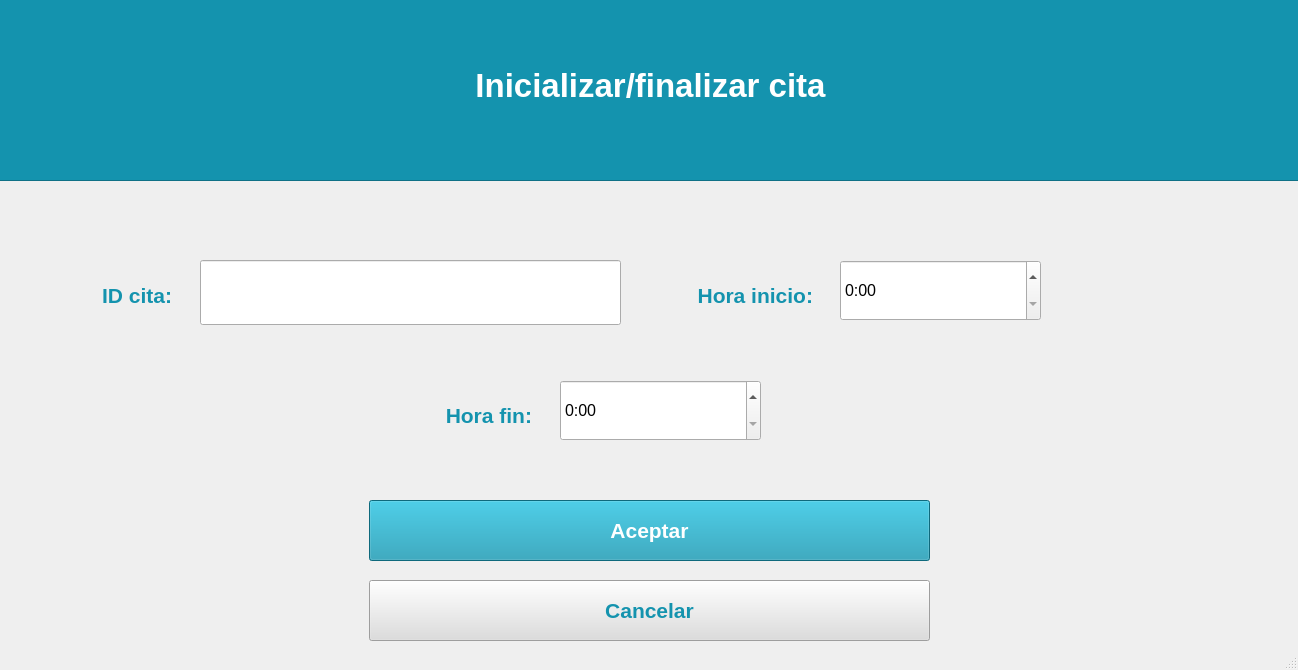
<?xml version="1.0" encoding="UTF-8"?>
<ui version="4.0">
 <class>Aceptar</class>
 <widget class="QMainWindow" name="Aceptar">
  <property name="geometry">
   <rect>
    <x>0</x>
    <y>0</y>
    <width>1298</width>
    <height>670</height>
   </rect>
  </property>
  <property name="minimumSize">
   <size>
    <width>1298</width>
    <height>670</height>
   </size>
  </property>
  <property name="maximumSize">
   <size>
    <width>1298</width>
    <height>670</height>
   </size>
  </property>
  <property name="windowTitle">
   <string>MainWindow</string>
  </property>
  <widget class="QWidget" name="centralwidget">
   <widget class="QPushButton" name="pushButton_11">
    <property name="geometry">
     <rect>
      <x>369</x>
      <y>500</y>
      <width>561</width>
      <height>61</height>
     </rect>
    </property>
    <property name="palette">
     <palette>
      <active>
       <colorrole role="WindowText">
        <brush brushstyle="SolidPattern">
         <color alpha="255">
          <red>255</red>
          <green>255</green>
          <blue>255</blue>
         </color>
        </brush>
       </colorrole>
       <colorrole role="Button">
        <brush brushstyle="SolidPattern">
         <color alpha="255">
          <red>20</red>
          <green>147</green>
          <blue>174</blue>
         </color>
        </brush>
       </colorrole>
       <colorrole role="ButtonText">
        <brush brushstyle="SolidPattern">
         <color alpha="255">
          <red>255</red>
          <green>255</green>
          <blue>255</blue>
         </color>
        </brush>
       </colorrole>
       <colorrole role="Base">
        <brush brushstyle="SolidPattern">
         <color alpha="255">
          <red>20</red>
          <green>147</green>
          <blue>174</blue>
         </color>
        </brush>
       </colorrole>
       <colorrole role="Window">
        <brush brushstyle="SolidPattern">
         <color alpha="255">
          <red>20</red>
          <green>147</green>
          <blue>174</blue>
         </color>
        </brush>
       </colorrole>
      </active>
      <inactive>
       <colorrole role="WindowText">
        <brush brushstyle="SolidPattern">
         <color alpha="255">
          <red>255</red>
          <green>255</green>
          <blue>255</blue>
         </color>
        </brush>
       </colorrole>
       <colorrole role="Button">
        <brush brushstyle="SolidPattern">
         <color alpha="255">
          <red>20</red>
          <green>147</green>
          <blue>174</blue>
         </color>
        </brush>
       </colorrole>
       <colorrole role="ButtonText">
        <brush brushstyle="SolidPattern">
         <color alpha="255">
          <red>255</red>
          <green>255</green>
          <blue>255</blue>
         </color>
        </brush>
       </colorrole>
       <colorrole role="Base">
        <brush brushstyle="SolidPattern">
         <color alpha="255">
          <red>20</red>
          <green>147</green>
          <blue>174</blue>
         </color>
        </brush>
       </colorrole>
       <colorrole role="Window">
        <brush brushstyle="SolidPattern">
         <color alpha="255">
          <red>20</red>
          <green>147</green>
          <blue>174</blue>
         </color>
        </brush>
       </colorrole>
      </inactive>
      <disabled>
       <colorrole role="WindowText">
        <brush brushstyle="SolidPattern">
         <color alpha="255">
          <red>120</red>
          <green>120</green>
          <blue>120</blue>
         </color>
        </brush>
       </colorrole>
       <colorrole role="Button">
        <brush brushstyle="SolidPattern">
         <color alpha="255">
          <red>20</red>
          <green>147</green>
          <blue>174</blue>
         </color>
        </brush>
       </colorrole>
       <colorrole role="ButtonText">
        <brush brushstyle="SolidPattern">
         <color alpha="255">
          <red>120</red>
          <green>120</green>
          <blue>120</blue>
         </color>
        </brush>
       </colorrole>
       <colorrole role="Base">
        <brush brushstyle="SolidPattern">
         <color alpha="255">
          <red>20</red>
          <green>147</green>
          <blue>174</blue>
         </color>
        </brush>
       </colorrole>
       <colorrole role="Window">
        <brush brushstyle="SolidPattern">
         <color alpha="255">
          <red>20</red>
          <green>147</green>
          <blue>174</blue>
         </color>
        </brush>
       </colorrole>
      </disabled>
     </palette>
    </property>
    <property name="font">
     <font>
      <pointsize>16</pointsize>
      <weight>75</weight>
      <italic>false</italic>
      <bold>true</bold>
      <underline>false</underline>
      <strikeout>false</strikeout>
     </font>
    </property>
    <property name="styleSheet">
     <string notr="true">background-color: rgb(20, 147, 174)</string>
    </property>
    <property name="text">
     <string>Aceptar</string>
    </property>
   </widget>
   <widget class="QPushButton" name="Cancelar">
    <property name="geometry">
     <rect>
      <x>369</x>
      <y>580</y>
      <width>561</width>
      <height>61</height>
     </rect>
    </property>
    <property name="palette">
     <palette>
      <active>
       <colorrole role="Button">
        <brush brushstyle="SolidPattern">
         <color alpha="255">
          <red>221</red>
          <green>221</green>
          <blue>221</blue>
         </color>
        </brush>
       </colorrole>
       <colorrole role="ButtonText">
        <brush brushstyle="SolidPattern">
         <color alpha="255">
          <red>20</red>
          <green>147</green>
          <blue>174</blue>
         </color>
        </brush>
       </colorrole>
       <colorrole role="Base">
        <brush brushstyle="SolidPattern">
         <color alpha="255">
          <red>221</red>
          <green>221</green>
          <blue>221</blue>
         </color>
        </brush>
       </colorrole>
       <colorrole role="Window">
        <brush brushstyle="SolidPattern">
         <color alpha="255">
          <red>221</red>
          <green>221</green>
          <blue>221</blue>
         </color>
        </brush>
       </colorrole>
      </active>
      <inactive>
       <colorrole role="Button">
        <brush brushstyle="SolidPattern">
         <color alpha="255">
          <red>221</red>
          <green>221</green>
          <blue>221</blue>
         </color>
        </brush>
       </colorrole>
       <colorrole role="ButtonText">
        <brush brushstyle="SolidPattern">
         <color alpha="255">
          <red>20</red>
          <green>147</green>
          <blue>174</blue>
         </color>
        </brush>
       </colorrole>
       <colorrole role="Base">
        <brush brushstyle="SolidPattern">
         <color alpha="255">
          <red>221</red>
          <green>221</green>
          <blue>221</blue>
         </color>
        </brush>
       </colorrole>
       <colorrole role="Window">
        <brush brushstyle="SolidPattern">
         <color alpha="255">
          <red>221</red>
          <green>221</green>
          <blue>221</blue>
         </color>
        </brush>
       </colorrole>
      </inactive>
      <disabled>
       <colorrole role="Button">
        <brush brushstyle="SolidPattern">
         <color alpha="255">
          <red>221</red>
          <green>221</green>
          <blue>221</blue>
         </color>
        </brush>
       </colorrole>
       <colorrole role="ButtonText">
        <brush brushstyle="SolidPattern">
         <color alpha="255">
          <red>120</red>
          <green>120</green>
          <blue>120</blue>
         </color>
        </brush>
       </colorrole>
       <colorrole role="Base">
        <brush brushstyle="SolidPattern">
         <color alpha="255">
          <red>221</red>
          <green>221</green>
          <blue>221</blue>
         </color>
        </brush>
       </colorrole>
       <colorrole role="Window">
        <brush brushstyle="SolidPattern">
         <color alpha="255">
          <red>221</red>
          <green>221</green>
          <blue>221</blue>
         </color>
        </brush>
       </colorrole>
      </disabled>
     </palette>
    </property>
    <property name="font">
     <font>
      <pointsize>16</pointsize>
      <weight>75</weight>
      <bold>true</bold>
     </font>
    </property>
    <property name="styleSheet">
     <string notr="true">background-color: rgb(221, 221, 221);</string>
    </property>
    <property name="text">
     <string>Cancelar</string>
    </property>
   </widget>
   <widget class="QLabel" name="label_2">
    <property name="geometry">
     <rect>
      <x>1</x>
      <y>255</y>
      <width>171</width>
      <height>81</height>
     </rect>
    </property>
    <property name="palette">
     <palette>
      <active>
       <colorrole role="WindowText">
        <brush brushstyle="SolidPattern">
         <color alpha="255">
          <red>20</red>
          <green>147</green>
          <blue>174</blue>
         </color>
        </brush>
       </colorrole>
      </active>
      <inactive>
       <colorrole role="WindowText">
        <brush brushstyle="SolidPattern">
         <color alpha="255">
          <red>20</red>
          <green>147</green>
          <blue>174</blue>
         </color>
        </brush>
       </colorrole>
      </inactive>
      <disabled>
       <colorrole role="WindowText">
        <brush brushstyle="SolidPattern">
         <color alpha="255">
          <red>120</red>
          <green>120</green>
          <blue>120</blue>
         </color>
        </brush>
       </colorrole>
      </disabled>
     </palette>
    </property>
    <property name="font">
     <font>
      <pointsize>16</pointsize>
      <weight>75</weight>
      <bold>true</bold>
     </font>
    </property>
    <property name="text">
     <string>ID cita:</string>
    </property>
    <property name="alignment">
     <set>Qt::AlignRight|Qt::AlignTrailing|Qt::AlignVCenter</set>
    </property>
   </widget>
   <widget class="QLabel" name="label_3">
    <property name="geometry">
     <rect>
      <x>642</x>
      <y>255</y>
      <width>171</width>
      <height>81</height>
     </rect>
    </property>
    <property name="palette">
     <palette>
      <active>
       <colorrole role="WindowText">
        <brush brushstyle="SolidPattern">
         <color alpha="255">
          <red>20</red>
          <green>147</green>
          <blue>174</blue>
         </color>
        </brush>
       </colorrole>
      </active>
      <inactive>
       <colorrole role="WindowText">
        <brush brushstyle="SolidPattern">
         <color alpha="255">
          <red>20</red>
          <green>147</green>
          <blue>174</blue>
         </color>
        </brush>
       </colorrole>
      </inactive>
      <disabled>
       <colorrole role="WindowText">
        <brush brushstyle="SolidPattern">
         <color alpha="255">
          <red>120</red>
          <green>120</green>
          <blue>120</blue>
         </color>
        </brush>
       </colorrole>
      </disabled>
     </palette>
    </property>
    <property name="font">
     <font>
      <pointsize>16</pointsize>
      <weight>75</weight>
      <bold>true</bold>
     </font>
    </property>
    <property name="text">
     <string>Hora inicio:</string>
    </property>
    <property name="alignment">
     <set>Qt::AlignRight|Qt::AlignTrailing|Qt::AlignVCenter</set>
    </property>
   </widget>
   <widget class="QFrame" name="frame">
    <property name="geometry">
     <rect>
      <x>-130</x>
      <y>-20</y>
      <width>1621</width>
      <height>201</height>
     </rect>
    </property>
    <property name="styleSheet">
     <string notr="true">background-color: rgb(20, 147, 174);</string>
    </property>
    <property name="frameShape">
     <enum>QFrame::StyledPanel</enum>
    </property>
    <property name="frameShadow">
     <enum>QFrame::Raised</enum>
    </property>
    <widget class="QLabel" name="label_15">
     <property name="geometry">
      <rect>
       <x>505</x>
       <y>70</y>
       <width>551</width>
       <height>71</height>
      </rect>
     </property>
     <property name="palette">
      <palette>
       <active>
        <colorrole role="WindowText">
         <brush brushstyle="SolidPattern">
          <color alpha="255">
           <red>255</red>
           <green>255</green>
           <blue>255</blue>
          </color>
         </brush>
        </colorrole>
        <colorrole role="Button">
         <brush brushstyle="SolidPattern">
          <color alpha="255">
           <red>20</red>
           <green>147</green>
           <blue>174</blue>
          </color>
         </brush>
        </colorrole>
        <colorrole role="Base">
         <brush brushstyle="SolidPattern">
          <color alpha="255">
           <red>20</red>
           <green>147</green>
           <blue>174</blue>
          </color>
         </brush>
        </colorrole>
        <colorrole role="Window">
         <brush brushstyle="SolidPattern">
          <color alpha="255">
           <red>20</red>
           <green>147</green>
           <blue>174</blue>
          </color>
         </brush>
        </colorrole>
       </active>
       <inactive>
        <colorrole role="WindowText">
         <brush brushstyle="SolidPattern">
          <color alpha="255">
           <red>255</red>
           <green>255</green>
           <blue>255</blue>
          </color>
         </brush>
        </colorrole>
        <colorrole role="Button">
         <brush brushstyle="SolidPattern">
          <color alpha="255">
           <red>20</red>
           <green>147</green>
           <blue>174</blue>
          </color>
         </brush>
        </colorrole>
        <colorrole role="Base">
         <brush brushstyle="SolidPattern">
          <color alpha="255">
           <red>20</red>
           <green>147</green>
           <blue>174</blue>
          </color>
         </brush>
        </colorrole>
        <colorrole role="Window">
         <brush brushstyle="SolidPattern">
          <color alpha="255">
           <red>20</red>
           <green>147</green>
           <blue>174</blue>
          </color>
         </brush>
        </colorrole>
       </inactive>
       <disabled>
        <colorrole role="WindowText">
         <brush brushstyle="SolidPattern">
          <color alpha="255">
           <red>120</red>
           <green>120</green>
           <blue>120</blue>
          </color>
         </brush>
        </colorrole>
        <colorrole role="Button">
         <brush brushstyle="SolidPattern">
          <color alpha="255">
           <red>20</red>
           <green>147</green>
           <blue>174</blue>
          </color>
         </brush>
        </colorrole>
        <colorrole role="Base">
         <brush brushstyle="SolidPattern">
          <color alpha="255">
           <red>20</red>
           <green>147</green>
           <blue>174</blue>
          </color>
         </brush>
        </colorrole>
        <colorrole role="Window">
         <brush brushstyle="SolidPattern">
          <color alpha="255">
           <red>20</red>
           <green>147</green>
           <blue>174</blue>
          </color>
         </brush>
        </colorrole>
       </disabled>
      </palette>
     </property>
     <property name="font">
      <font>
       <pointsize>25</pointsize>
       <weight>75</weight>
       <bold>true</bold>
       <stylestrategy>PreferDefault</stylestrategy>
      </font>
     </property>
     <property name="layoutDirection">
      <enum>Qt::LeftToRight</enum>
     </property>
     <property name="text">
      <string>Inicializar/finalizar cita</string>
     </property>
     <property name="alignment">
      <set>Qt::AlignCenter</set>
     </property>
    </widget>
   </widget>
   <widget class="QFrame" name="frame_2">
    <property name="geometry">
     <rect>
      <x>629</x>
      <y>540</y>
      <width>1</width>
      <height>1</height>
     </rect>
    </property>
    <property name="frameShape">
     <enum>QFrame::StyledPanel</enum>
    </property>
    <property name="frameShadow">
     <enum>QFrame::Raised</enum>
    </property>
   </widget>
   <widget class="QLineEdit" name="lineEdit">
    <property name="geometry">
     <rect>
      <x>200</x>
      <y>260</y>
      <width>421</width>
      <height>65</height>
     </rect>
    </property>
    <property name="font">
     <font>
      <pointsize>14</pointsize>
     </font>
    </property>
   </widget>
   <widget class="QLabel" name="label_4">
    <property name="geometry">
     <rect>
      <x>361</x>
      <y>375</y>
      <width>171</width>
      <height>81</height>
     </rect>
    </property>
    <property name="palette">
     <palette>
      <active>
       <colorrole role="WindowText">
        <brush brushstyle="SolidPattern">
         <color alpha="255">
          <red>20</red>
          <green>147</green>
          <blue>174</blue>
         </color>
        </brush>
       </colorrole>
      </active>
      <inactive>
       <colorrole role="WindowText">
        <brush brushstyle="SolidPattern">
         <color alpha="255">
          <red>20</red>
          <green>147</green>
          <blue>174</blue>
         </color>
        </brush>
       </colorrole>
      </inactive>
      <disabled>
       <colorrole role="WindowText">
        <brush brushstyle="SolidPattern">
         <color alpha="255">
          <red>120</red>
          <green>120</green>
          <blue>120</blue>
         </color>
        </brush>
       </colorrole>
      </disabled>
     </palette>
    </property>
    <property name="font">
     <font>
      <pointsize>16</pointsize>
      <weight>75</weight>
      <bold>true</bold>
     </font>
    </property>
    <property name="text">
     <string>Hora fin:</string>
    </property>
    <property name="alignment">
     <set>Qt::AlignRight|Qt::AlignTrailing|Qt::AlignVCenter</set>
    </property>
   </widget>
   <widget class="QTimeEdit" name="timeEdit">
    <property name="geometry">
     <rect>
      <x>560</x>
      <y>380</y>
      <width>201</width>
      <height>61</height>
     </rect>
    </property>
    <property name="font">
     <font>
      <pointsize>12</pointsize>
     </font>
    </property>
    <property name="displayFormat">
     <string>h:mm </string>
    </property>
   </widget>
   <widget class="QTimeEdit" name="timeEdit_2">
    <property name="geometry">
     <rect>
      <x>840</x>
      <y>260</y>
      <width>201</width>
      <height>61</height>
     </rect>
    </property>
    <property name="font">
     <font>
      <pointsize>12</pointsize>
     </font>
    </property>
    <property name="displayFormat">
     <string>h:mm </string>
    </property>
   </widget>
  </widget>
  <widget class="QStatusBar" name="statusbar"/>
 </widget>
 <resources/>
 <connections/>
</ui>
